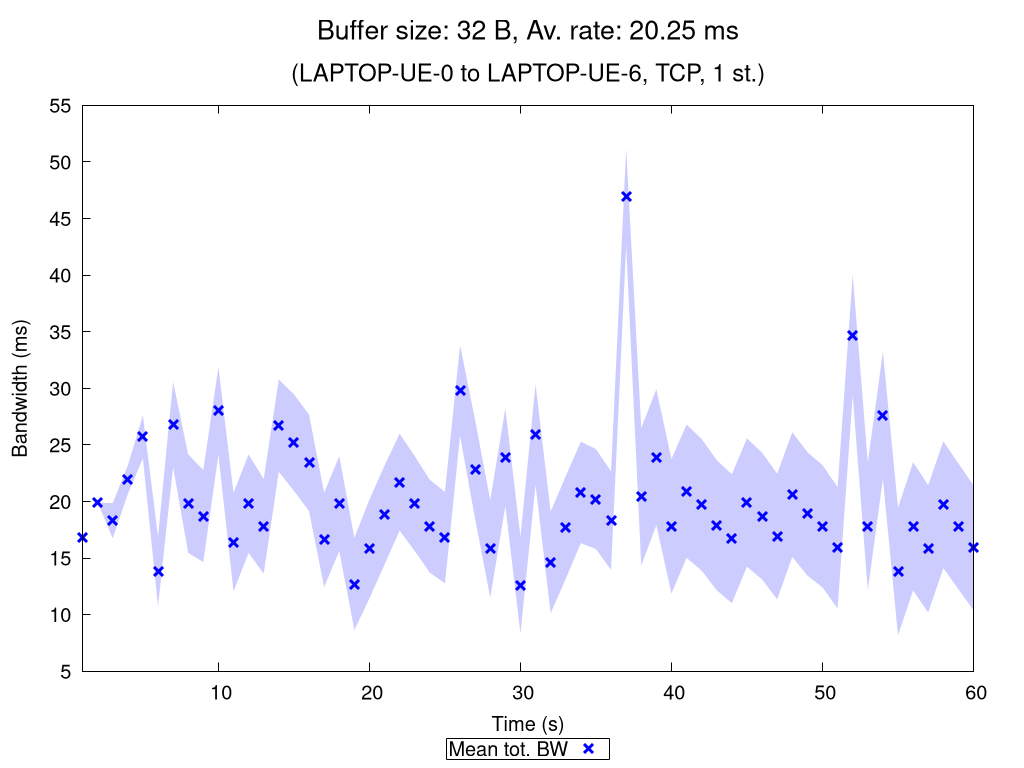

Source code (gnuplot):
set terminal pngcairo nocrop enhanced size 1024,768 font "Verdana,15"
set output "TCP_1_st_2020_11_05_18-57-02_one2two_00032B.png"

set title "{/=20 Buffer size: 32 B, Av. rate: 20.25 ms}\n\n{/=18 (LAPTOP-UE-0 to LAPTOP-UE-6, TCP, 1 st.)}"

set xlabel "Time (s)"
set ylabel "Bandwidth (ms)"
set ytics nomirror
set key bmargin center horizontal box samplen 1 width -1
set bmargin 4.6
set rmargin 4.5

rf = 1.0  # rate factor
set style fill transparent solid 0.2 noborder
set autoscale xfix
plot "TCP_1_st_2020_11_05_18-57-02_one2two_00032B_iperf_processed.dat" using 1:($2/rf-$3/rf):($2/rf+$3/rf) with filledcurves lc rgb "blue" notitle, \
     "" using 1:($2/rf) with points pt 2 ps 1.5 lw 3 lc rgb "blue" title "Mean tot. BW", \
